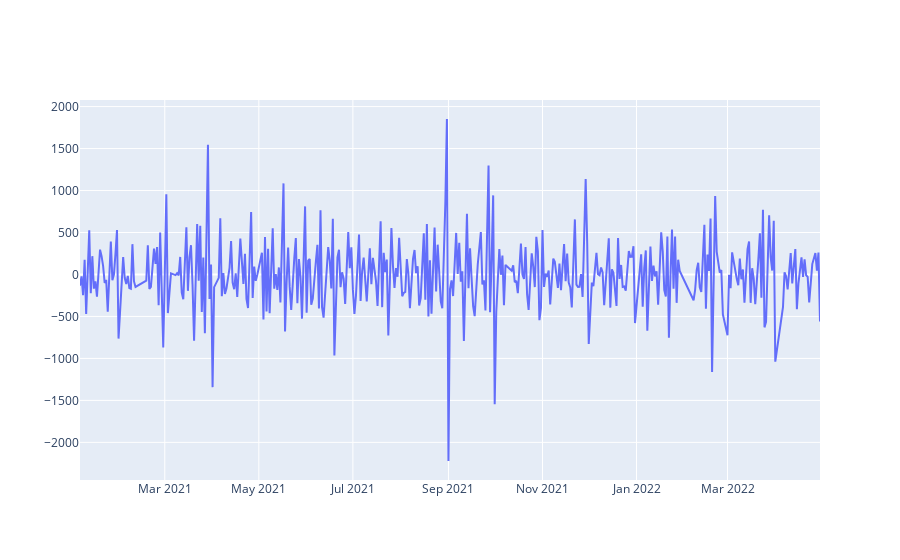

Notebook code cell kept with this figure:
### Code cell
plt_data= [go.Scatter(x=df_diff["實際出貨日"], y=df_diff["diff"],)]
fig2 = go.Figure(data=plt_data)
fig2.show()

### Figure 1 — Plotly figure (JSON) as saved in the notebook; plotly's stock layout.template omitted (floating-point values rounded to 4 significant figures; data arrays with more than 128 entries replaced by an {"elided": "..."} marker saying what was removed)
{"data": [{"type": "scatter", "x": {"elided": "393 str values"}, "y": {"elided": "393 int values"}}], "layout": {}}
